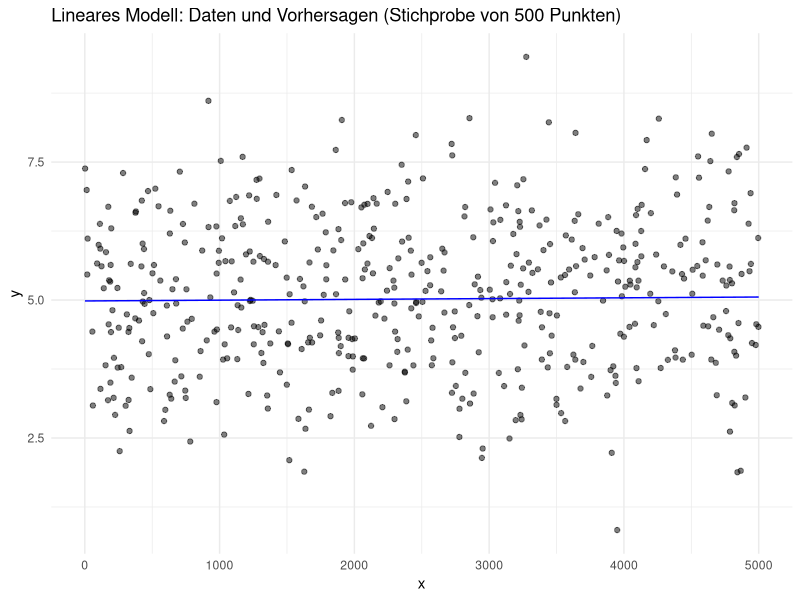
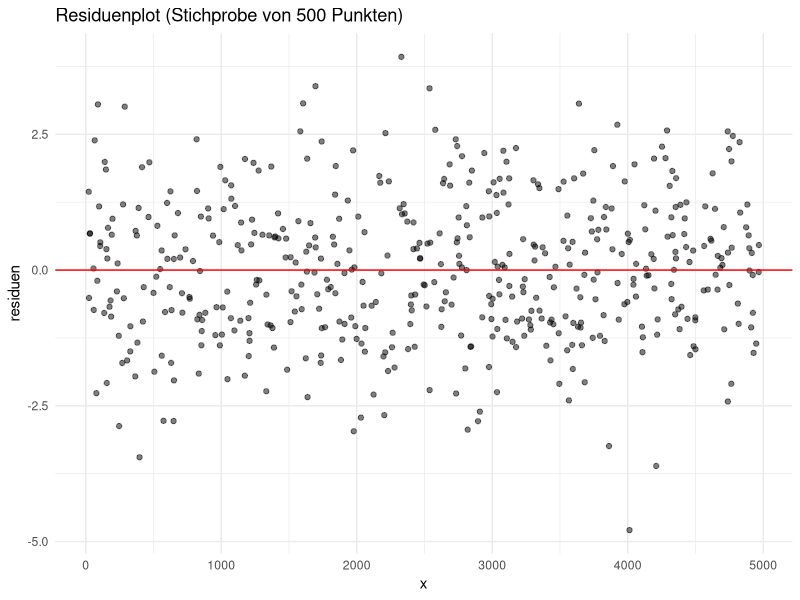

Generate these figures, in order, with R:
# Einfaches R-Skript für GitHub Actions mit Tidyverse
# Installiere Abhängigkeiten
install.packages(c("ggplot2", "dplyr", "tidyr", "readr", "tibble"))

# Lade Bibliotheken
library(ggplot2)
library(dplyr)
library(readr)
library(tibble)

# Print Informationen zur R-Version
print("R-Version Information:")
print(R.version)

# Erstelle einen Datensatz mit 5000 Zeilen
daten <- tibble(
  x = 1:5000,
  y = rnorm(5000, mean = 5, sd = 1.4)
)

# Berechne einige Statistiken
print("Deskriptive Statistik:")
daten %>%
  summarise(
    mean_y = mean(y),
    sd_y = sd(y),
    min_y = min(y),
    max_y = max(y)
  ) %>%
  print()

# Erstelle ein einfaches lineares Modell
modell <- lm(y ~ x, data = daten)
print("Lineares Modell Zusammenfassung:")
print(summary(modell))

# Erzeuge eine Ausgabedatei mit den Ergebnissen
# Adaptiert für 5000 Datenpunkte: Stichprobe von Punkten für die Vorhersage
ergebnisse <- tibble(
  x_wert = seq(1, 5000, length.out = 100)
) %>%
  mutate(vorhersage = predict(modell, newdata = tibble(x = x_wert)))

# Speichere die Ergebnisse
write_csv(ergebnisse, "ergebnisse.csv")
print("Ergebnisse wurden in 'ergebnisse.csv' gespeichert.")

# Visualisierung der Daten und des Modells
# Für bessere Lesbarkeit: Stichprobe der Daten für die Visualisierung
daten_sample <- daten %>% 
  sample_n(500)  # Stichprobe von 500 Punkten für die Visualisierung

p1 <- daten_sample %>%
  ggplot(aes(x = x, y = y)) +
  geom_point(alpha = 0.5) +
  geom_line(data = ergebnisse, aes(x = x_wert, y = vorhersage), color = "blue") +
  ggtitle("Lineares Modell: Daten und Vorhersagen (Stichprobe von 500 Punkten)") +
  theme_minimal()

ggsave("modell_visualisierung.png", plot = p1)
print("Die Visualisierung wurde als 'modell_visualisierung.png' gespeichert.")

# Residuenanalyse
residuen <- resid(modell)
# Stichprobe der Residuen für die Visualisierung
residuen_sample <- tibble(
  x = daten$x,
  residuen = residuen
) %>% 
  sample_n(500)

p2 <- residuen_sample %>%
  ggplot(aes(x = x, y = residuen)) +
  geom_point(alpha = 0.5) +
  geom_hline(yintercept = 0, color = "red") +
  ggtitle("Residuenplot (Stichprobe von 500 Punkten)") +
  theme_minimal()

ggsave("residuen_visualisierung.png", plot = p2)
print("Residuen-Visualisierung wurde als 'residuen_visualisierung.png' gespeichert.")

# Automatische Überprüfung der Modellgüte
if(summary(modell)$r.squared < 0.8) {
  print("Warnung: Modellgüte (R²) ist unter 0.8!")
}

# Erweiterung: Komplexeres Modell mit einer zusätzlichen Variable
daten <- daten %>%
  mutate(z = rnorm(5000, mean = 3, sd = 1))
modell_erweitert <- lm(y ~ x + z, data = daten)
print("Erweitertes Modell Zusammenfassung:")
print(summary(modell_erweitert))

# Modellzusammenfassung speichern
sink("modell_zusammenfassung.txt")
print(summary(modell))
print(summary(modell_erweitert))
sink()

# Hinweis
print("Die erweiterten Analysen und Ergebnisse wurden gespeichert.")